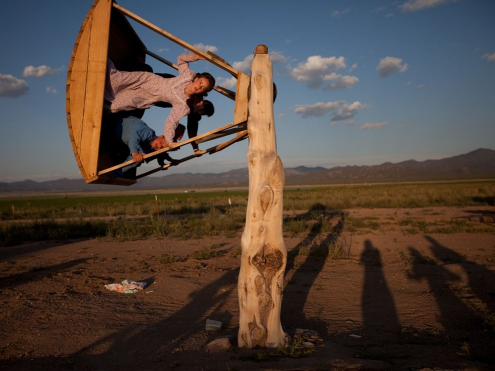
%> input picture Practica1/altalena.png, 495 x 371 px
$ octave --eval "ej16;"   (GNU Octave 9; MATLAB toolbox functions it lacks are replaced by stand-ins)
%> lines starting %> are read from the running program, lines starting %| are printed output that depends on the picture
function [  ] = ej16(  )
close all;
figure;

m1 = zeros(500, 500);
m1(:,251:end) = 255;
subplot(2,3,1), imshow(m1);
title('Red channel');

m2 = zeros(500,500);
m2(251:end,:) = 255;
subplot(2,3,2), imshow(m2);
title('Green channel');

m3 = zeros(500,500);
m3(1:250,1:250) = 255;
subplot(2,3,3), imshow(m3);
title('Blue channel');

m = cat(3, m1, m2, m3);
subplot(2,3,5), imshow(m);
title('Three channels');
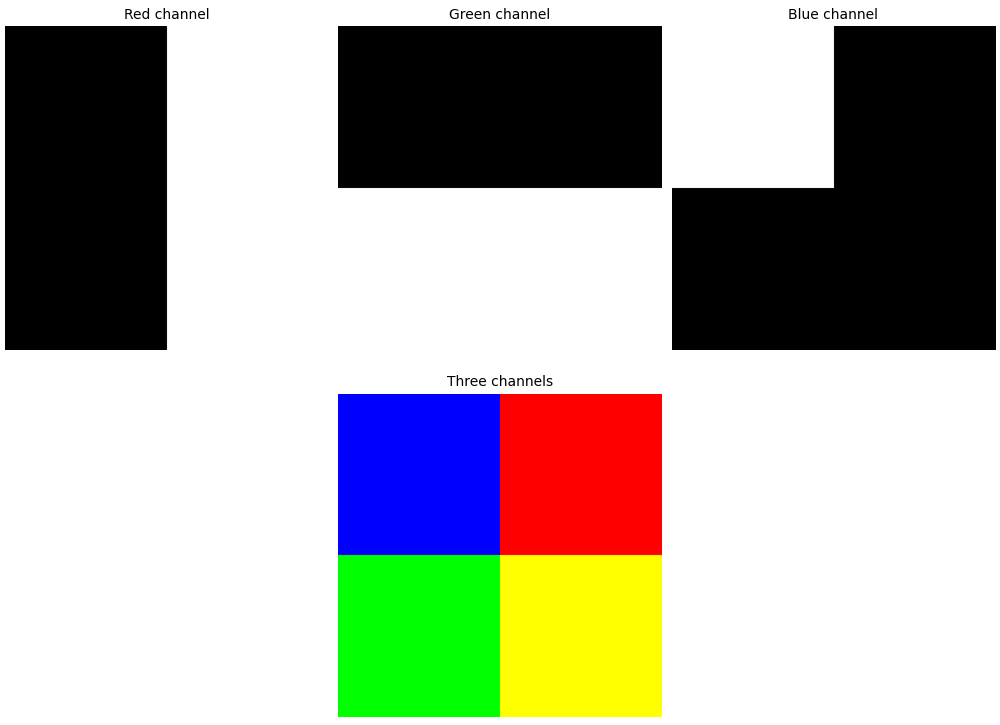
%> figure redrawn from the program's plot data, 4 panels
imwrite(m, '3channels.jpg');

%Optional
im = imread('altalena.png');
%> im is the input picture: size 371x495x3 uint8; mean R, G, B 81.5, 69.4, 62.7
rm = im(:,:,1);
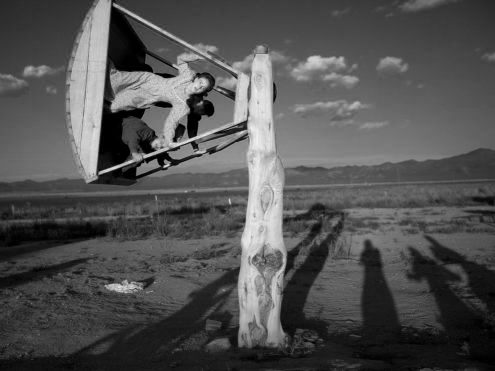
%> rm: size 371x495 uint8; min 0, max 240, mean 81.5
gm = im(:,:,2);
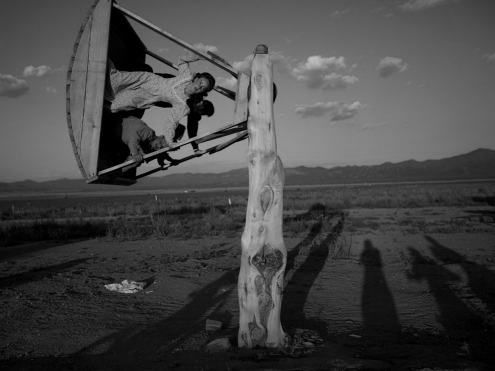
%> gm: size 371x495 uint8; min 0, max 188, mean 69.4
bm = im(:,:,3);
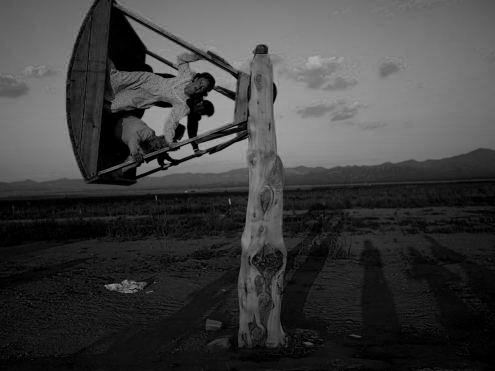
%> bm: size 371x495 uint8; min 0, max 176, mean 62.7

figure;
subplot(2,3,1), imshow(rm);
title('Red channel');
subplot(2,3,2), imshow(gm);
title('Green channel');
subplot(2,3,3), imshow(bm);
title('Blue channel');

o1 = cat(3, rm, gm, bm);
o2 = cat(3, bm, gm, rm);
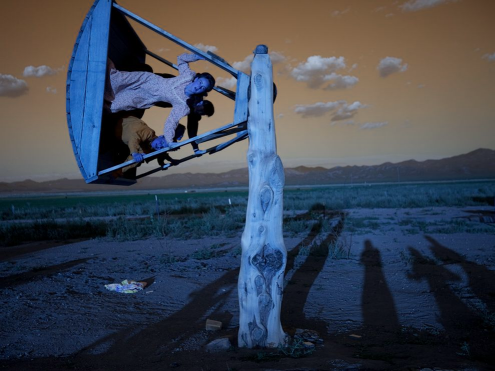
%> o2: size 371x495x3 uint8; mean R, G, B 62.7, 69.4, 81.5
o3 = cat(3, gm, rm, bm);
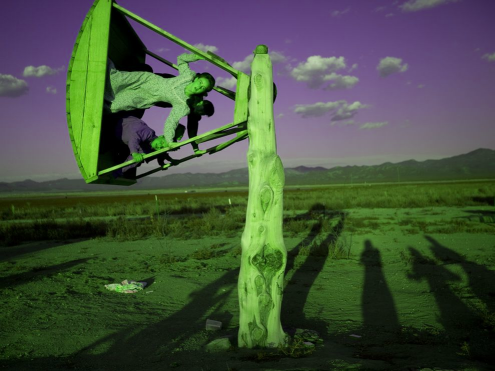
%> o3: size 371x495x3 uint8; mean R, G, B 69.4, 81.5, 62.7
subplot(2,3,4), imshow(o1);
title('R,G,B');
subplot(2,3,5), imshow(o2);
title('B,G,R');
subplot(2,3,6), imshow(o3);
title('G,R,B');
end
